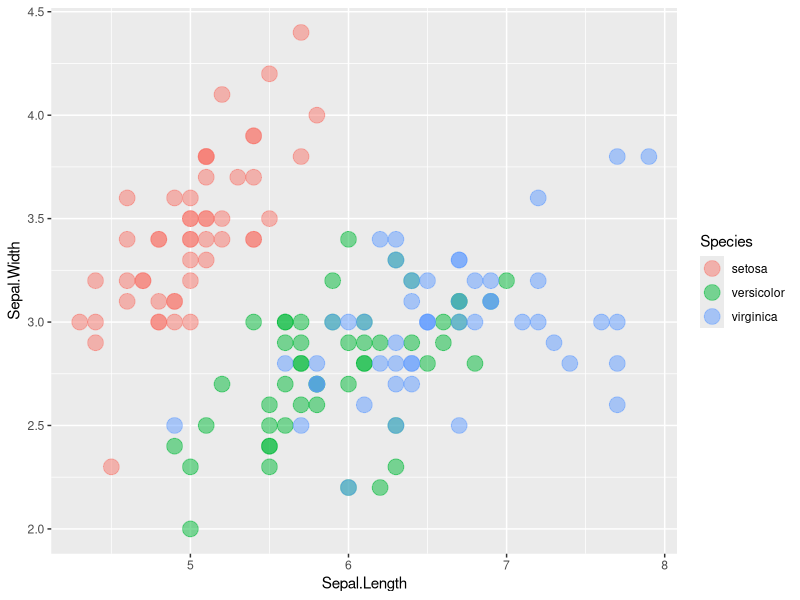

Reproduce this figure in R.
library(tidyverse)


head(iris) # git addition

View(iris)

ggplot(iris, aes(x=Sepal.Length, y=Sepal.Width)) +
  geom_point(aes(color=Species), size=5, alpha=0.5)

